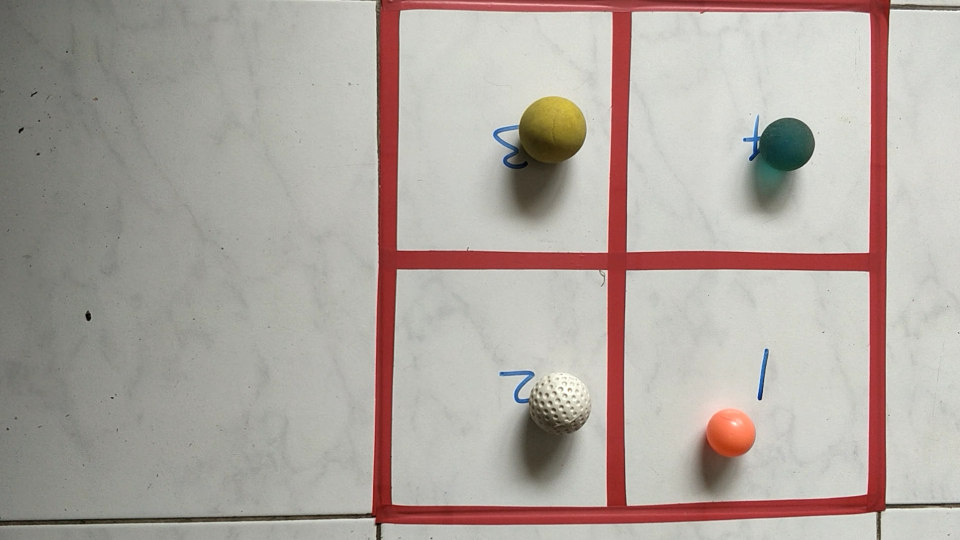
#> input picture testImage.png, 1920 x 1080 px, given in place of the camera (shown at 1/2 size)
$ python assignment.py
#> lines starting #> are read from the running program, lines starting #| are printed output that depends on the picture; after the words box and inside, x2 and y2 are one past the last pixel; in counts of white or black regions, pixels touching at a corner belong together
# import necessary files
import cv2
import math
import imutils
import numpy as np
import pandas as pd
import argparse
import warnings
warnings.filterwarnings("ignore")


# for parsing
ap = argparse.ArgumentParser()
ap.add_argument("-v", "--video", help="path to the video file")
ap.add_argument("-o", "--output", help="name of the output video file",default="output.mp4")
args = vars(ap.parse_args())

# specifying the hsv value range (min and max) for different colors to be tracked in the video
lower = {'white':(20, 17, 158), 'blue':(45, 67, 0), 'yellow':(12, 121, 37), 'orange':(5, 68, 169)}
upper = {'white':(80,118,255), 'blue':(98,202,255), 'yellow':(39,255,216), 'orange':(8,255,255)}

# specifying the color of circles (boudning box) to be shown on tracked objects in the video
colors = {'white':(0,0,0), 'blue':(255,0,0), 'yellow':(0, 255, 217), 'orange':(0,140,255)}

# some helper variables used in the program
flag = {'white':0, 'blue':0, 'yellow':0, 'orange':0}
timestamp = {'white':'0', 'blue':'0', 'yellow':'0', 'orange':'0', 'curr':'0'}
margin = {'white':0, 'blue':20, 'yellow':40, 'orange':60}

# capturing the video file using opencv
cap = cv2.VideoCapture(args['video'])
cap.set(3,640)
cap.set(4,360)

curr_frame_num = 0
fps = cap.get(cv2.CAP_PROP_FPS)  # get the fps of the input video
curr_timestamp = str(math.ceil((curr_frame_num/fps)*100)/100)

# making a dataframe to record all the timestamps and entry/exit information regarding different objects
df = pd.DataFrame(columns = ['Timestamp', 'Color', 'Entry/Exit'])

# specifying the parameters for the output video file
fourcc = cv2.VideoWriter_fourcc(*'mp4v')
writer = cv2.VideoWriter(args['output'], fourcc, fps, (640, 360))

# loop till video doesn't end
while True:
    _, frame = cap.read()
#> frame is the input picture: shape (1080, 1920, 3); mean B, G, R 159.4, 166.3, 175.2
    if frame is None:
        break

    # resize the frame, blur it, and convert it to the HSV
    frame = imutils.resize(frame, width=640)
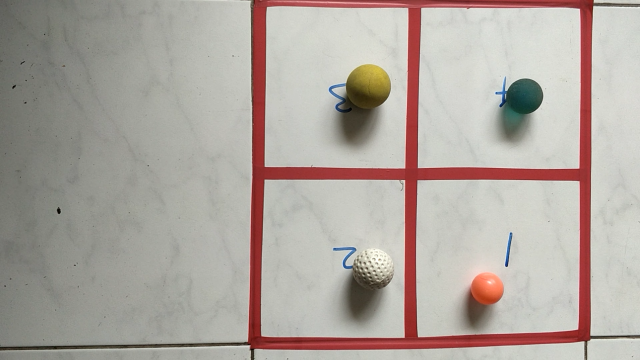
#> frame: shape (360, 640, 3); mean B, G, R 159.4, 166.3, 175.2
    blurred = cv2.GaussianBlur(frame, (11, 11), 0)
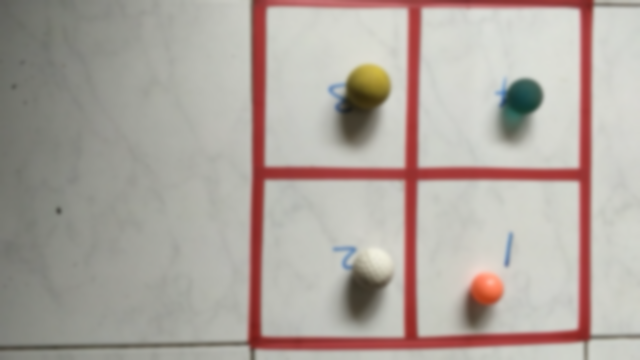
#> blurred: shape (360, 640, 3); mean B, G, R 159.4, 166.3, 175.2
    hsv = cv2.cvtColor(blurred, cv2.COLOR_BGR2HSV)
#> hsv: shape (360, 640, 3); mean H, S, V 31, 27.8, 176.5

    # print the elapsed time on the video itself
    timestamp['curr'] = str(math.ceil((curr_frame_num/fps)*100)/100)
    cv2.putText(frame, "time elapsed : "+timestamp['curr'],(10,20), cv2.FONT_HERSHEY_SIMPLEX, 0.55,(255,255,255),1)
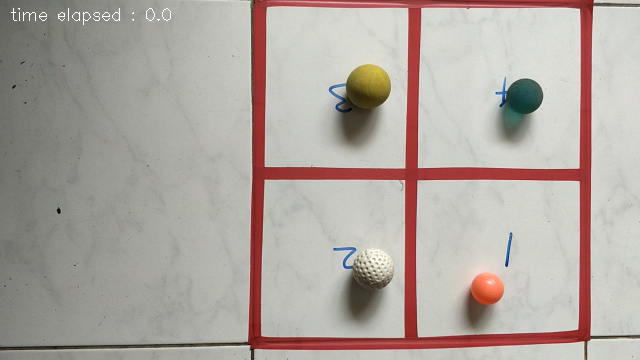
#> frame: shape (360, 640, 3); 0.14% of pixels changed, all inside (x1, y1, x2, y2) = (11, 8, 171, 25)
    curr_frame_num += 1

    #for each color in dictionary check object in frame
    for key, value in upper.items():
        # construct a mask for the color from dictionary, then perform a series of dilations and erosions to remove any small blobs left in the mask
        kernel = np.ones((9,9),np.uint8)
        mask = cv2.inRange(hsv, lower[key], upper[key])
        mask = cv2.morphologyEx(mask, cv2.MORPH_OPEN, kernel)
        mask = cv2.morphologyEx(mask, cv2.MORPH_CLOSE, kernel)

        # find contours in the mask and initialize the current (x, y) center of the ball
        contours = cv2.findContours(mask.copy(), cv2.RETR_EXTERNAL, cv2.CHAIN_APPROX_SIMPLE)[-2]
        center = None

        # only proceed if at least one contour was found
        if len(contours) > 0:
            # find the largest contour in the mask, then use it to compute the minimum enclosing circle and centroid
            largest_contour = max(contours, key=cv2.contourArea)
            ((x, y), radius) = cv2.minEnclosingCircle(largest_contour)
            Moments = cv2.moments(largest_contour)
            center = (int(Moments["m10"] / Moments["m00"]), int(Moments["m01"] / Moments["m00"]))

            # print the timestaps and information regarding entry of different objects in the video itself
            if flag[key]==1:
                flag[key]=0
                timestamp[key] = timestamp['curr']
            cv2.putText(frame, timestamp[key] + " : "+ key +" -> entry", (10,260+margin[key]), cv2.FONT_HERSHEY_SIMPLEX, 0.55,colors[key],2)
#> (the run stopped early here; a loop or call above may not have finished)
